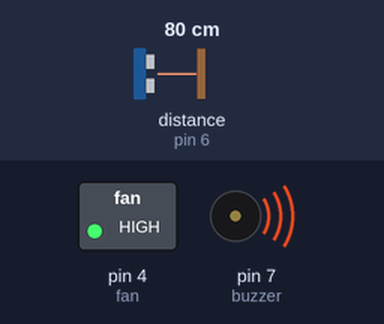
Recording of a sketch running on a simulated Arduino Uno, built with avr-gcc and run on an emulated ATmega328P. On the bench: switched loads named in the sketch (green lamp = pin HIGH), buzzer (waves = sounding, pin HIGH). Wiring (inferred from the names in the program): ultrasonic range finder: trigger pin 5; echo pin 6. The test bench sets the inputs (shaded band); at power-on: distance to the obstacle (sensor on pin 6) 80 cm. The echo pulse lasts 58.3 µs per cm; pins used as bus, display or sensor lines are not drawn; what the sketch prints to the serial monitor is not drawn.

Above: at 1.2 s.
1.3 s: distance to the obstacle (sensor on pin 6) set to 24 cm
2.8 s: distance to the obstacle (sensor on pin 6) set to 20 cm
At 3.8 s:
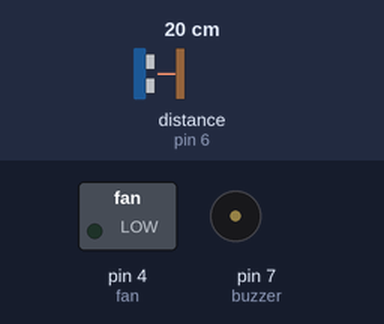
4.3 s: distance to the obstacle (sensor on pin 6) set to 35 cm
At 5.0 s:
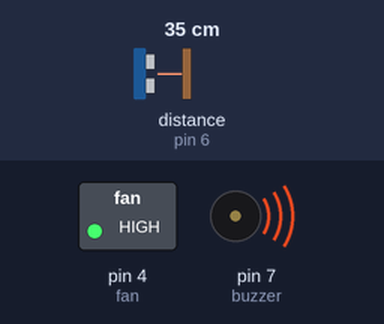
5.8 s: distance to the obstacle (sensor on pin 6) set to 2 cm
At 6.5 s:
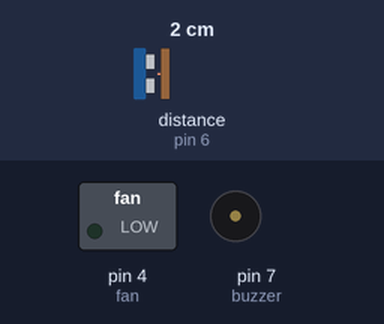
Timing chart, 0 to 8.3 s (numbered marks = the images above; inputs shaded):
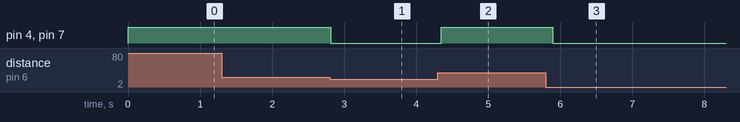

Measured:
- the behaviour switches between 22 and 21 cm on distance to the obstacle (sensor on pin 6) (found by bisection; images 0 and 1)
- after the input at 1.3 s, every drawn part: stays the same
- after the input at 2.8 s, pin 4 (fan), pin 7 (buzzer): HIGH → LOW at once
- after the input at 4.3 s, pin 4 (fan), pin 7 (buzzer): LOW → HIGH after 0.05 s
- after the input at 5.8 s, pin 4 (fan), pin 7 (buzzer): HIGH → LOW after 0.09 s

The sketch:

pengering.ino
```cpp
const int trig = 5;
const int echo = 6;
const int fan = 4;
const int buzzer = 7;

void setup() {
  Serial.begin(9600);

  pinMode(trig, OUTPUT);
  pinMode(echo, INPUT);
  pinMode(fan, OUTPUT);
  pinMode(buzzer, OUTPUT);

  digitalWrite(fan, HIGH);      // Relay OFF (Active LOW)
  digitalWrite(buzzer, HIGH);   // 🔇 Buzzer OFF (ACTIVE LOW)

  Serial.println("Sistem Pengering Tangan + Buzzer Siap");
}

void loop() {
  long duration;
  int distance;

  // Trigger ultrasonic
  digitalWrite(trig, LOW);
  delayMicroseconds(2);
  digitalWrite(trig, HIGH);
  delayMicroseconds(10);
  digitalWrite(trig, LOW);

  duration = pulseIn(echo, HIGH, 30000);

  if (duration == 0) {
    distance = 999;
  } else {
    distance = duration * 0.034 / 2;
  }

  Serial.print("Jarak: ");
  Serial.print(distance);
  Serial.println(" cm");

  if (distance <= 20) {
    // Tangan terdeteksi
    digitalWrite(fan, LOW);       // Kipas ON
    digitalWrite(buzzer, LOW);    // 🔊 Buzzer ON
    Serial.println("Tangan terdeteksi → Kipas & Buzzer ON");
  } else {
    // Tidak ada tangan
    digitalWrite(fan, HIGH);      // Kipas OFF
    digitalWrite(buzzer, HIGH);   // 🔇 Buzzer OFF
    Serial.println("Tidak ada tangan → OFF");
  }

  delay(100);
}
```
